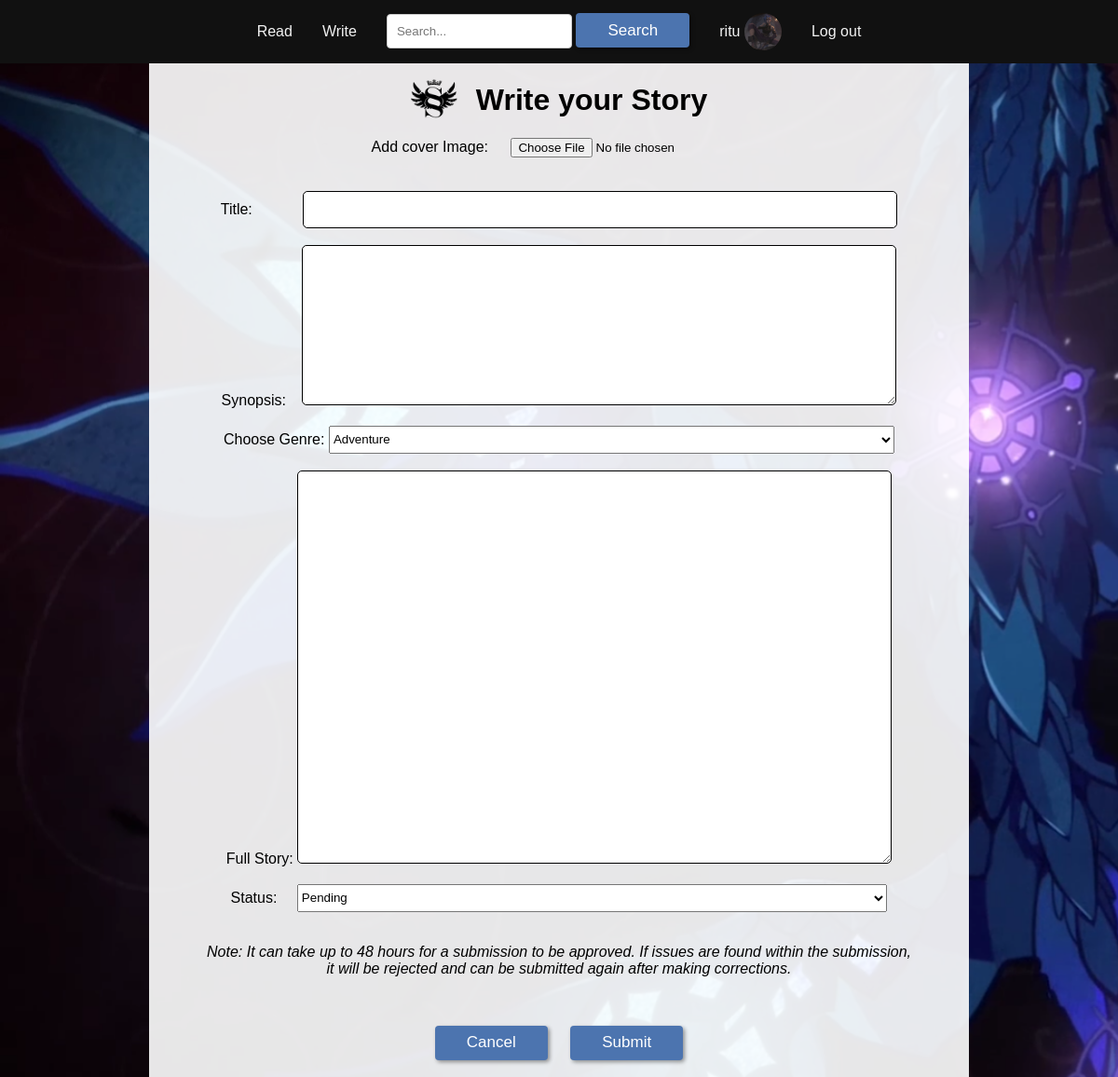
Screenshot of /write.php (signed in) with the database file from the repository.
### tables this page shows
CREATE TABLE IF NOT EXISTS `info` (
  `id` int NOT NULL AUTO_INCREMENT,
  `uname` varchar(50) NOT NULL,
  `email` varchar(255) NOT NULL,
  `password` varchar(255) NOT NULL,
  `avatar` blob,
  `gender` varchar(100) DEFAULT NULL,
  `bio` varchar(100) DEFAULT NULL,
  PRIMARY KEY (`id`)
);

### write.php (the view, shortened to what this page needs)
<?php
if (!isset($_SESSION['user_id'])) {
  header("location: register.php");
  exit();
} else {
  $userId = $_SESSION['user_id'];
}
$con = mysqli_connect("localhost", "root", "", "users");
$que1 = "SELECT uname, avatar, gender, bio FROM info WHERE id= $userId";
$res1 = mysqli_query($con, $que1);
$row = mysqli_fetch_assoc($res1);
$uname = $row['uname'];
$avatar = isset($row['avatar']) ? 'profileImages/' . $row['avatar'] : 'images/cat.webp';
?>
<!DOCTYPE html>
<html lang="en">
<head>
  <link rel="stylesheet" href="write.css">
  <link rel="stylesheet" href="style.css">
</head>
<body>
  <div class="navbar">
    <a href="read.php" class="nav">Read</a>
    <a href="write.php" class="nav">Write</a>
    <form action="search_result.php" method="POST">
      <div class="search-container">
        <input type="text" class="search-bar" placeholder="Search..." name="search_content">
        <button class="search-button">Search</button>
      </div>
    </form>
    <a href="profile.php" class="nav"><?php echo $uname; ?>&nbsp;
      <img src="<?php echo $avatar; ?>" alt='image' style='border-radius: 50%; width: 40px; height: 40px; object-fit: cover;'>
    </a>
    <a onclick="confirmLogout()" class="nav">Log out</a>
  </div>
  <center>
    <div class="story-info">
      <form method="POST" action="write.php" enctype="multipart/form-data">
        <div class="loginHead">
          <a href="index.php"><img src="images/ssLogo.jpg" alt="logo" height="50px"></a>
          <h1>Write your Story</h1>
        </div>
        <label for="image">Add cover Image: <input type="file" name="coverImage" id="image" accept="image/*" onchange="previewImage(event)" required></label>
        <div id="image-preview"></div><br><br>
        <label for="title">Title:
          <input type="text" id="title" name="storyTitle" class="form-control" required oninput="validateTitle()">
        </label><br>
        <label for="abstract">Synopsis: <textarea id="abstract" name="abstract" required class="form-control" oninput="validateAbstract()"></textarea>
        </label>
        <br>
        <label for="genre">Choose Genre:
          <select name="genre" id="genre">
            <?php
            $query2 = "SELECT * FROM genre";
            $result2 = mysqli_query($con, $query2);
            if ($result2 && mysqli_num_rows($result2) > 0) {
              while ($row = mysqli_fetch_assoc($result2)) {
                $g_name = $row['g_name'];
                echo "<option value='$g_name'>$g_name</option>";
              }
            }
            ?>
          </select>
        </label>
        <br>
        <label for="description">Full Story: <textarea id="description" name="description" required class="form-control" oninput="validateDesc()"></textarea>
        </label>
        <br>
        <label for="status">Status: <select name="status" id="status">
            <option value="pending">Pending</option>
          </select></label>
        <br>
        <p><i>Note: It can take up to 48 hours for a submission to be approved. If issues are found within the submission,<br> it will be rejected and can be submitted again after making corrections. </i></p>
        <br><br>
        <div class="button">
          <button class="cancel" formaction="profile.php">Cancel</button>
          <button class="next" name="next" style=" margin-left: 20px;">Submit</button>
        </div><br>
      </form>
    </div>
  </center>
</body>
</html>

### write.css (style rules this page uses)
.story-info { background-color: white; margin-left: 10em; margin-right: 10em; }
form { display: flex; flex-direction: column; }
.loginHead { display: flex; align-items: center; justify-content: center; }
.loginHead h1 { margin-left: 20px; }
.form-control { padding: 10px; border: 1px solid black; border-radius: 5px; outline: none; font-size: 16px; }
#image { margin-left: 20px; }
#title { width: 70%; margin-left: 50px; }
#abstract { width: 70%; height: 150px; margin-left: 13px; }
#description { width: 70%; height: 400px; }
#genre { width: 69%; height: 30px; }
#status { height: 30px; width: 72%; margin-left: 17px; }

### style.css (style rules this page uses)
body { margin: 0; font-family: Arial, Helvetica, sans-serif; background-image: url(images/bg.png); background-size: cover; }
.navbar { overflow: hidden; background-color: #111111; display: flex; justify-content: center; }
.navbar a { display: flex; align-items: center; color: #f2f2f2; text-align: center; padding: 14px 16px; text-decoration: none; cursor: pointer; }
.search-container { float: right; margin: 14px 16px; }
.search-bar { padding: 10px; border: 1px solid #ccc; border-radius: 4px; }
button { font-size: 17px; padding: 0.5em 2em; border: transparent; box-shadow: 2px 2px 4px rgba(0,0,0,0.4); background: #4c74af; color: white; border-radius: 4px; cursor: pointer; }

### write.php (style rules this page uses)
body { background-image: url(images/bg.png); }
.story-info { background-color: rgba(255, 255, 255, 0.9); }

### rows the page displays
info: uname "ritu", avatar (picture)

### other values shown
form field genre "Adventure"
